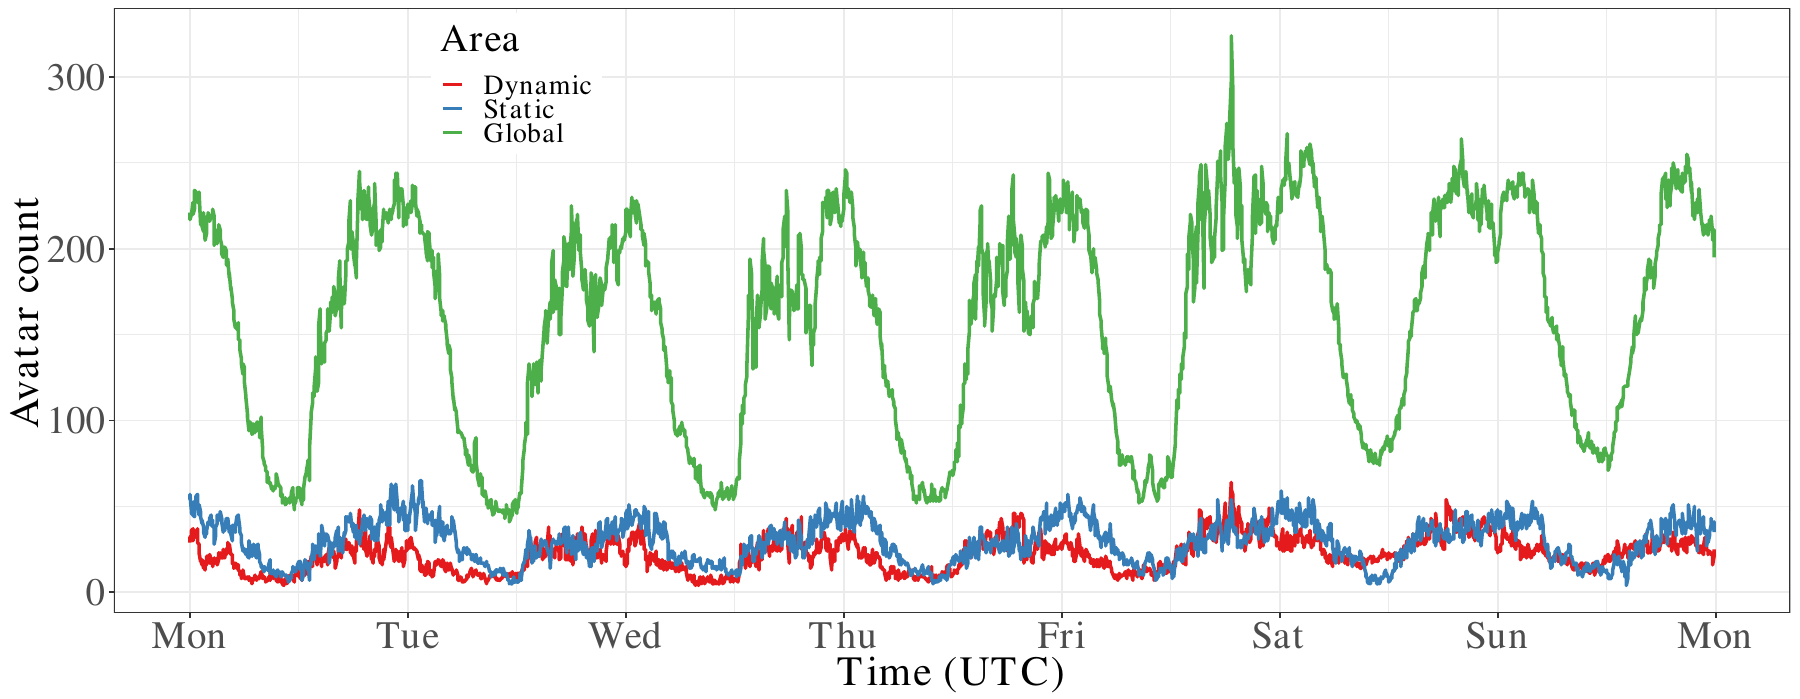

Write the R code that produced this figure.
library(ggplot2)
library(extrafont)
loadfonts()

data = read.csv('~/share/mlrecs/player-count.csv', sep = ";")
data = data[(data$Series=="total players" | data$Series=="3" | data$Series=="starbucks"),]
data$Time = as.POSIXct(data$Time, format = "%Y-%m-%dT%H:%M:%S")
head(data)
summary(data[data$Series == "3",]$Value)
summary(data[data$Series == "starbucks",]$Value)
summary(data[data$Series == "total players",]$Value)

#
# Densities
#

filename = './player-count-densities.pdf'

ggplot(data, aes(x = Value, group = Series)) +
	geom_density(aes(fill = Series), alpha = 0.4) +
	scale_fill_brewer(labels = c("Dynamic", "Static", "Global"), palette = "Set1") +
	theme_bw(base_size=14) +
	xlab("Avatar count") +
	ylab("Density") +
	labs(fill = "Area") +
	theme(
		axis.text        = element_text(size = 28, family='CM Roman'),
		axis.title       = element_text(size = 30, family='CM Roman'),
		legend.text      = element_text(size = 20, family='CM Roman'),
		legend.title     = element_text(size = 28, family='CM Roman'),
		legend.position  = c(0.75, 0.8)
	)

ggsave(filename, width = 10)
embed_fonts(filename)

#
# Position data
#

filename = './player-count.pdf'

ggplot(data, aes(x = Time, y = Value, group = Series)) +
	geom_line(aes(color = Series), size = 1.2) +
	scale_color_brewer(labels = c("Dynamic", "Static", "Global"), palette = "Set1") +
	scale_x_datetime(date_breaks = "day", date_labels = "%a") +
	theme_bw(base_size=14) +
	xlab("Time (UTC)") +
	ylab("Avatar count") +
	labs(color = "Area") +
	theme(
		axis.text        = element_text(size = 28, family='CM Roman'),
		axis.title       = element_text(size = 30, family='CM Roman'),
		legend.text      = element_text(size = 20, family='CM Roman'),
		legend.title     = element_text(size = 28, family='CM Roman'),
		legend.position  = c(0.24, 0.875)
	)

ggsave(filename, width = 18)
embed_fonts(filename)
